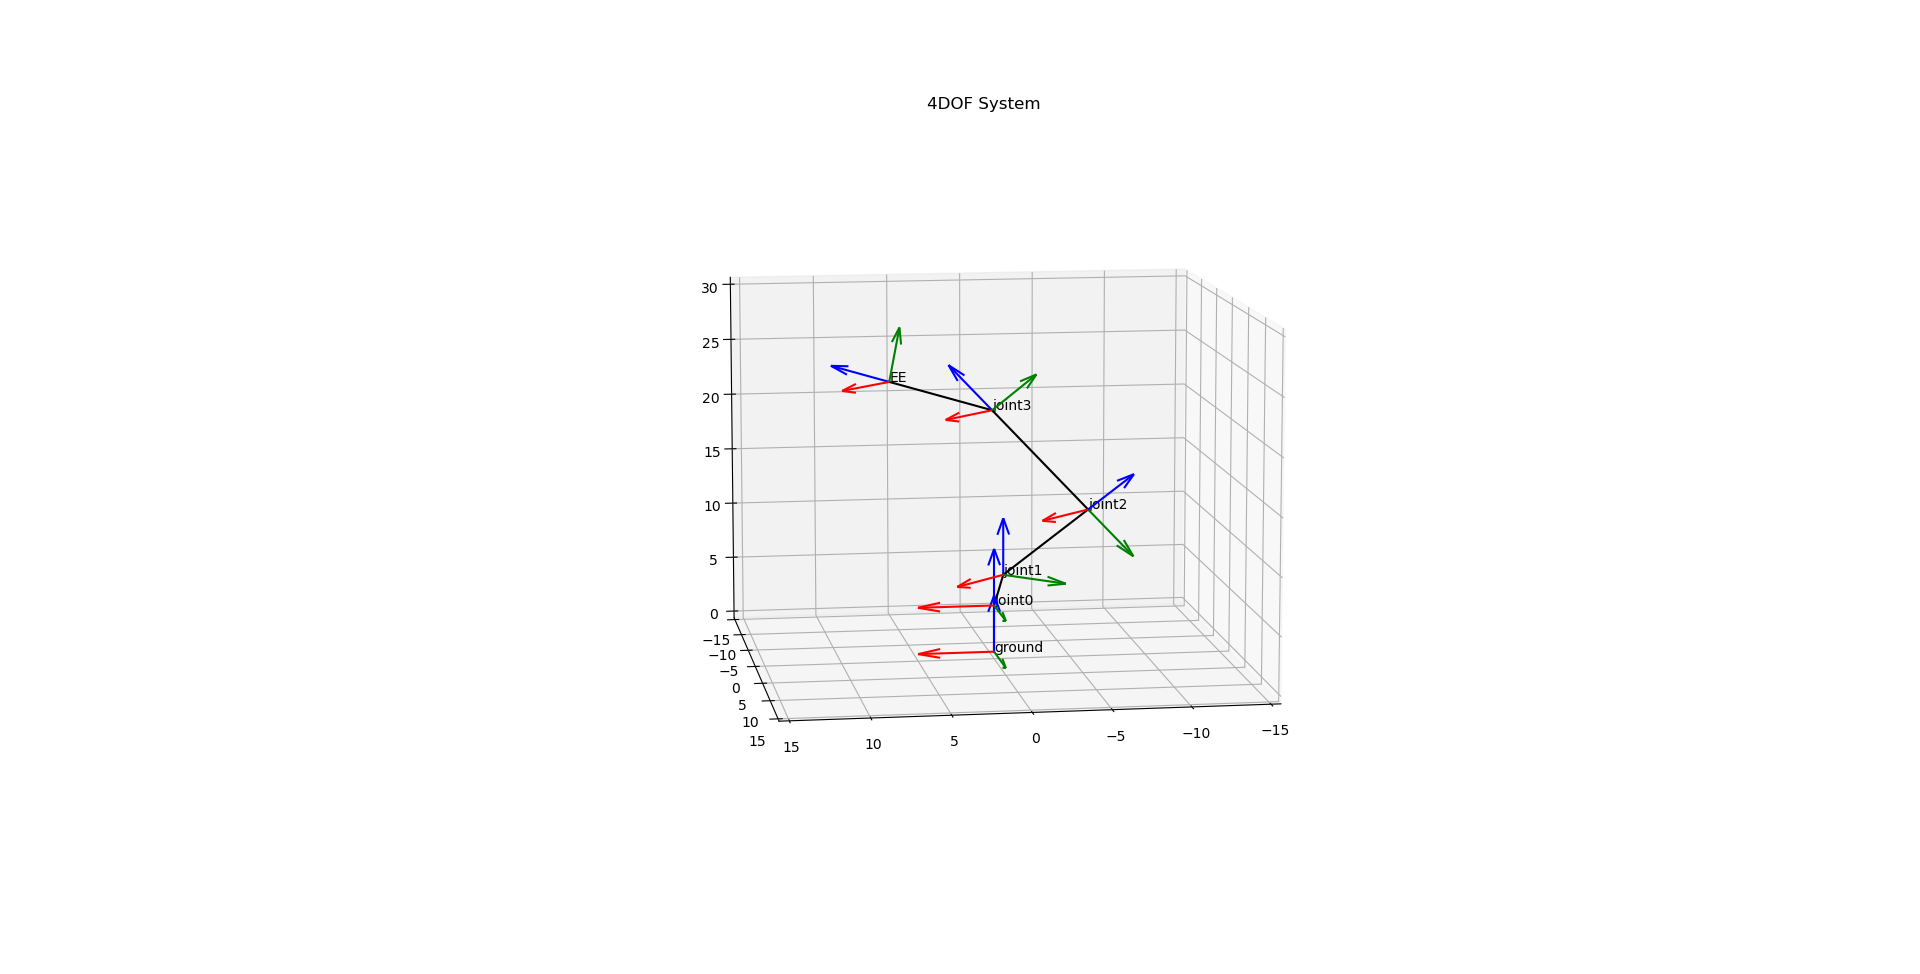

The Python source for this figure:
import numpy as np
import matplotlib.pyplot as plt
from mpl_toolkits.mplot3d import Axes3D


def rotation(rotx, roty, rotz):
    rotx, roty, rotz = np.radians(rotx), np.radians(roty), np.radians(rotz)
    rotx_mat = np.array([[1, 0, 0], [0, np.cos(rotx), -np.sin(rotx)], [0, np.sin(rotx), np.cos(rotx)]])
    roty_mat = np.array([[np.cos(roty), 0, np.sin(roty)], [0, 1, 0], [-np.sin(roty), 0, np.cos(roty)]])
    rotz_mat = np.array([[np.cos(rotz), -np.sin(rotz), 0], [np.sin(rotz), np.cos(rotz), 0], [0, 0, 1]])
    rot = rotx_mat @ roty_mat @ rotz_mat
    return rot  


def translation(x, y, z):
    return np.array([[x],[y],[z]])

# def compound(x, y, z, rotx, roty, rotz):
#     total =  np.vstack([np.hstack([rotation(rotx, roty, rotz), translation(x, y, z)]), np.array([0, 0, 0, 1])])
#     return total


def compound(rotmatrix, transvector):
    total = np.vstack([np.hstack([rotmatrix, transvector]), np.array([0, 0, 0, 1])])
    return total


# Define parameters
lground = 4.1  # cm
l0z = 2.5  # cm
l0x = -1  # cm
l1 = 9.525   # cm (3.75”)
l2 = 10.795  # cm (4.25”)
l3 = 8.5725  # cm (3.375”)


# Create RGB axis data
length = 5
axis_system = np.array([[length,0,0], [0,length,0],[0,0,length]])
origin = np.array([0,0,0,0,0,0])
joint0 = np.array([0,0,lground,0,0,0])
joint1 = np.array([l0x,0,l0z,0,0,45])
joint2 = np.array([0,0,l1,0,-45,0])
joint3 = np.array([0,0,l2,0,90,0])
EE = np.array([0,0,l3,0,35,0])
names = ['ground', 'joint0', 'joint1', 'joint2', 'joint3', 'EE']


# Create figure and 3D axis
fig = plt.figure()
ax = fig.add_subplot(111, projection='3d')
colors = ['r', 'g', 'b']
latest_pos = np.array([[0],[0],[0]])
latest_rot = np.array([[1,0,0],[0,1,0],[0,0,1]])
namecount = 0

# Plot each axis system at its respective position
for pos in origin, joint0, joint1, joint2, joint3, EE:
    old_pos = latest_pos
    latest_rot = latest_rot @ rotation(pos[3],pos[4],pos[5])
    latest_pos = latest_rot @ np.array([[pos[0]],[pos[1]],[pos[2]]]) + latest_pos
    compound_matrix = compound(latest_rot, latest_pos)
    new_pos = (compound_matrix @ np.vstack([np.array([[0],[0],[0]]),[1]]))[:-1]
    ax.plot([old_pos[0][0], new_pos[0][0]], [old_pos[1][0], new_pos[1][0]], [old_pos[2][0], new_pos[2][0]], color='black')
    ax.text(new_pos[0][0], new_pos[1][0], new_pos[2][0], names[namecount])
    namecount += 1
    for axis in axis_system:
        new_axis = (compound_matrix @ np.vstack([*axis, np.array([1])]))[:-1]
        ax.quiver(*new_pos,*(new_axis-new_pos), color=colors[axis_system.tolist().index(axis.tolist())])
    latest_pos = new_pos
    

# Set axis limits
box_size = 15
ax.set_xlim(-box_size, box_size)
ax.set_ylim(-box_size, box_size)
ax.set_zlim(0, 2*box_size)
        
# ax.set_box_aspect([1,1,1])

# Set plot title
plt.title('4DOF System')

# Show plot
# plt.savefig('3d.eps', format='eps', dpi=1000)
plt.show()
